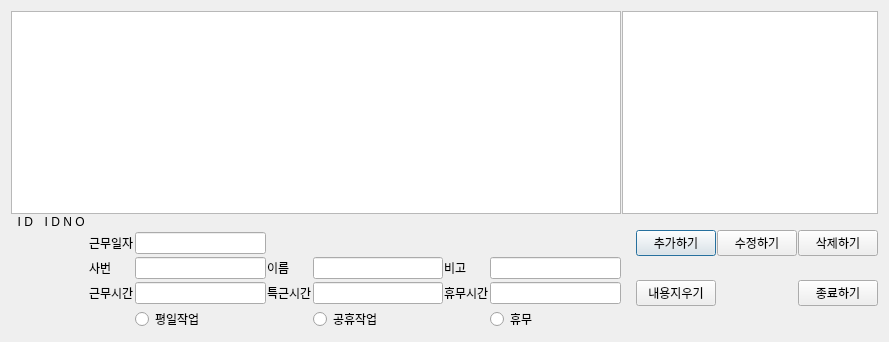
<?xml version="1.0" encoding="UTF-8"?>
<ui version="4.0">
 <class>CalAbsenteeismDialog</class>
 <widget class="QDialog" name="CalAbsenteeismDialog">
  <property name="geometry">
   <rect>
    <x>0</x>
    <y>0</y>
    <width>889</width>
    <height>342</height>
   </rect>
  </property>
  <property name="sizePolicy">
   <sizepolicy hsizetype="Expanding" vsizetype="Expanding">
    <horstretch>0</horstretch>
    <verstretch>0</verstretch>
   </sizepolicy>
  </property>
  <property name="windowTitle">
   <string>직원별 출근현황</string>
  </property>
  <layout class="QGridLayout" name="gridLayout_2">
   <item row="0" column="0">
    <layout class="QGridLayout" name="gridLayout">
     <property name="spacing">
      <number>1</number>
     </property>
     <item row="5" column="3">
      <widget class="QLabel" name="label_5">
       <property name="sizePolicy">
        <sizepolicy hsizetype="Fixed" vsizetype="Fixed">
         <horstretch>0</horstretch>
         <verstretch>0</verstretch>
        </sizepolicy>
       </property>
       <property name="text">
        <string>근무시간</string>
       </property>
      </widget>
     </item>
     <item row="5" column="6">
      <widget class="QLineEdit" name="entry_abs_othr">
       <property name="alignment">
        <set>Qt::AlignCenter</set>
       </property>
      </widget>
     </item>
     <item row="5" column="4">
      <widget class="QLineEdit" name="entry_abs_reghr">
       <property name="alignment">
        <set>Qt::AlignCenter</set>
       </property>
      </widget>
     </item>
     <item row="5" column="5">
      <widget class="QLabel" name="label_6">
       <property name="sizePolicy">
        <sizepolicy hsizetype="Fixed" vsizetype="Fixed">
         <horstretch>0</horstretch>
         <verstretch>0</verstretch>
        </sizepolicy>
       </property>
       <property name="text">
        <string>특근시간</string>
       </property>
      </widget>
     </item>
     <item row="3" column="6">
      <widget class="QLineEdit" name="entry_employee_name">
       <property name="alignment">
        <set>Qt::AlignCenter</set>
       </property>
      </widget>
     </item>
     <item row="1" column="2">
      <widget class="QLabel" name="lbl_abs_id">
       <property name="sizePolicy">
        <sizepolicy hsizetype="Fixed" vsizetype="Fixed">
         <horstretch>0</horstretch>
         <verstretch>0</verstretch>
        </sizepolicy>
       </property>
       <property name="text">
        <string> I D N O </string>
       </property>
       <property name="alignment">
        <set>Qt::AlignRight|Qt::AlignTrailing|Qt::AlignVCenter</set>
       </property>
      </widget>
     </item>
     <item row="2" column="10">
      <widget class="QPushButton" name="pb_abs_insert">
       <property name="text">
        <string>추가하기</string>
       </property>
      </widget>
     </item>
     <item row="6" column="4">
      <widget class="QRadioButton" name="radio_reg">
       <property name="text">
        <string>평일작업</string>
       </property>
      </widget>
     </item>
     <item row="6" column="6">
      <widget class="QRadioButton" name="radio_ot">
       <property name="text">
        <string>공휴작업</string>
       </property>
      </widget>
     </item>
     <item row="6" column="8">
      <widget class="QRadioButton" name="radio_off">
       <property name="text">
        <string>휴무</string>
       </property>
      </widget>
     </item>
     <item row="3" column="3">
      <widget class="QLabel" name="label">
       <property name="sizePolicy">
        <sizepolicy hsizetype="Fixed" vsizetype="Fixed">
         <horstretch>0</horstretch>
         <verstretch>0</verstretch>
        </sizepolicy>
       </property>
       <property name="text">
        <string>사번</string>
       </property>
      </widget>
     </item>
     <item row="3" column="4">
      <widget class="QLineEdit" name="entry_employee_id">
       <property name="sizePolicy">
        <sizepolicy hsizetype="Expanding" vsizetype="Fixed">
         <horstretch>0</horstretch>
         <verstretch>0</verstretch>
        </sizepolicy>
       </property>
       <property name="alignment">
        <set>Qt::AlignCenter</set>
       </property>
      </widget>
     </item>
     <item row="5" column="8">
      <widget class="QLineEdit" name="entry_abs_off">
       <property name="alignment">
        <set>Qt::AlignCenter</set>
       </property>
      </widget>
     </item>
     <item row="2" column="3">
      <widget class="QLabel" name="label_4">
       <property name="sizePolicy">
        <sizepolicy hsizetype="Fixed" vsizetype="Fixed">
         <horstretch>0</horstretch>
         <verstretch>0</verstretch>
        </sizepolicy>
       </property>
       <property name="text">
        <string>근무일자</string>
       </property>
      </widget>
     </item>
     <item row="2" column="4">
      <widget class="QLineEdit" name="entry_abs_datein">
       <property name="alignment">
        <set>Qt::AlignCenter</set>
       </property>
      </widget>
     </item>
     <item row="3" column="7">
      <widget class="QLabel" name="label_3">
       <property name="sizePolicy">
        <sizepolicy hsizetype="Fixed" vsizetype="Fixed">
         <horstretch>0</horstretch>
         <verstretch>0</verstretch>
        </sizepolicy>
       </property>
       <property name="text">
        <string>비고</string>
       </property>
      </widget>
     </item>
     <item row="5" column="7">
      <widget class="QLabel" name="label_7">
       <property name="sizePolicy">
        <sizepolicy hsizetype="Fixed" vsizetype="Fixed">
         <horstretch>0</horstretch>
         <verstretch>0</verstretch>
        </sizepolicy>
       </property>
       <property name="text">
        <string>휴무시간</string>
       </property>
      </widget>
     </item>
     <item row="0" column="1" colspan="8">
      <widget class="QTableView" name="tv_abslist">
       <property name="sizePolicy">
        <sizepolicy hsizetype="Expanding" vsizetype="Expanding">
         <horstretch>0</horstretch>
         <verstretch>1</verstretch>
        </sizepolicy>
       </property>
       <property name="minimumSize">
        <size>
         <width>0</width>
         <height>1</height>
        </size>
       </property>
      </widget>
     </item>
     <item row="3" column="5">
      <widget class="QLabel" name="label_2">
       <property name="sizePolicy">
        <sizepolicy hsizetype="Fixed" vsizetype="Fixed">
         <horstretch>0</horstretch>
         <verstretch>0</verstretch>
        </sizepolicy>
       </property>
       <property name="text">
        <string>이름</string>
       </property>
      </widget>
     </item>
     <item row="0" column="9" colspan="4">
      <widget class="QTableView" name="tv_employeelist">
       <property name="sizePolicy">
        <sizepolicy hsizetype="Expanding" vsizetype="Expanding">
         <horstretch>0</horstretch>
         <verstretch>1</verstretch>
        </sizepolicy>
       </property>
      </widget>
     </item>
     <item row="2" column="9">
      <spacer name="horizontalSpacer_2">
       <property name="orientation">
        <enum>Qt::Horizontal</enum>
       </property>
       <property name="sizeType">
        <enum>QSizePolicy::Fixed</enum>
       </property>
       <property name="sizeHint" stdset="0">
        <size>
         <width>5</width>
         <height>10</height>
        </size>
       </property>
      </spacer>
     </item>
     <item row="3" column="8">
      <widget class="QLineEdit" name="entry_employee_remark">
       <property name="alignment">
        <set>Qt::AlignCenter</set>
       </property>
      </widget>
     </item>
     <item row="1" column="1">
      <widget class="QLabel" name="label_40">
       <property name="sizePolicy">
        <sizepolicy hsizetype="Fixed" vsizetype="Fixed">
         <horstretch>0</horstretch>
         <verstretch>0</verstretch>
        </sizepolicy>
       </property>
       <property name="text">
        <string>  I D  </string>
       </property>
      </widget>
     </item>
     <item row="2" column="12">
      <widget class="QPushButton" name="pb_abs_delete">
       <property name="text">
        <string>삭제하기</string>
       </property>
      </widget>
     </item>
     <item row="2" column="11">
      <widget class="QPushButton" name="pb_abs_update">
       <property name="text">
        <string>수정하기</string>
       </property>
      </widget>
     </item>
     <item row="5" column="10">
      <widget class="QPushButton" name="pb_abs_clear">
       <property name="text">
        <string>내용지우기</string>
       </property>
      </widget>
     </item>
     <item row="5" column="12">
      <widget class="QPushButton" name="pb_abs_close">
       <property name="text">
        <string>종료하기</string>
       </property>
      </widget>
     </item>
    </layout>
   </item>
  </layout>
 </widget>
 <resources/>
 <connections/>
</ui>
